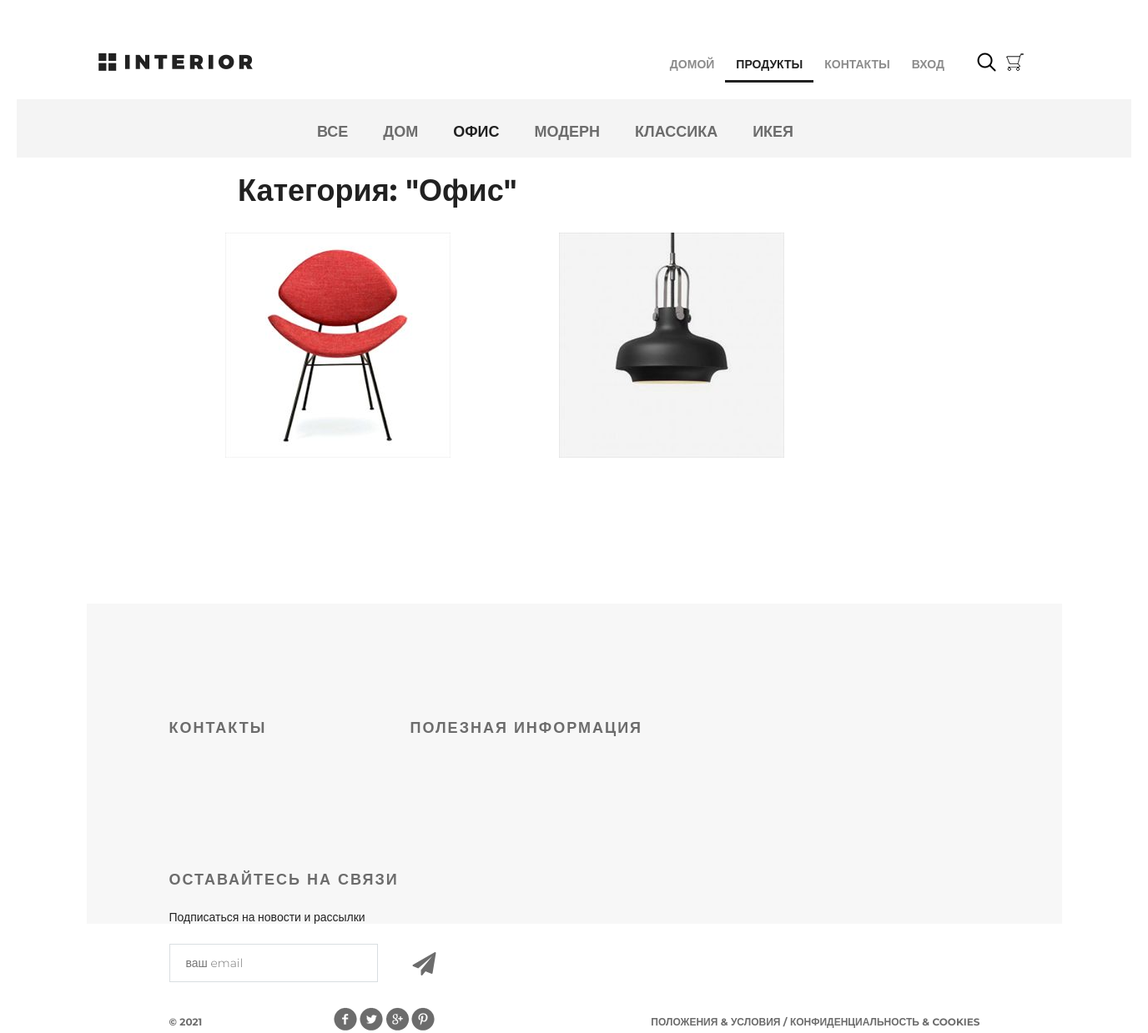
The app's page /products/2 with its own data.
### mainapp/models.py (models this page shows, shortened)
class ProductCategory(models.Model):
    name = models.CharField(max_length=64, unique=True, verbose_name='имя')
    description = models.TextField(verbose_name='Описание', blank=True)
    is_active = models.BooleanField(verbose_name='активность', default=True)

class Product(models.Model):
    category = models.ForeignKey(ProductCategory, on_delete=models.CASCADE)
    name = models.CharField(max_length=128, verbose_name='Имя')
    image = models.ImageField(upload_to='products_images', blank=True)
    short = models.CharField(max_length=64, verbose_name='Краткое описание', blank=True)
    description = models.TextField(verbose_name='Описание', blank=True)
    price = models.DecimalField(verbose_name='Цена', max_digits=8, decimal_places=2, default=0)
    quantity = models.PositiveSmallIntegerField(verbose_name='Количество на складе', default=0)
    is_active = models.BooleanField(verbose_name='активность', default=True)

### mainapp/views.py (the view, shortened to what this page needs)
# urls.py: path('products/', include('mainapp.urls', namespace='products')),
def products(request, pk=None):
    links_menu = ProductCategory.objects.all()
    if pk is not None:
        if pk == 0:
            products_list = Product.objects.all().order_by('price')
            category_item = {'name': 'Все', 'pk': 0}
        else:
            category_item = get_object_or_404(ProductCategory, pk=pk)
            products_list = Product.objects.filter(category=category_item)
        content = {
            'title': 'Товары',
            'links_menu': links_menu,
            'products': products_list,
            'category': category_item,
        }
        return render(request, 'mainapp/products_list.html', content)

### mainapp/context_processors.py (called while the page is built)
def basket(request):
    basket_list = []
    if request.user.is_authenticated:
        basket_list = Basket.objects.filter(user=request.user)
    return {
        'basket': basket_list
    }

### mainapp/templates/mainapp/products_list.html (shortened to what this page needs)
{% extends 'mainapp/base.html' %}
{% load static %}
{% block content %}
    <div class="hero-white">
			<div class="header clearfix">
                <a href="index.html" class="logo"></a>
                    {% include 'mainapp/includes/inc_main_menu.html'%}
            </div>
    </div>
    <div class="details">
        <div class="links clearfix">
            {% include 'mainapp/includes/inc_categories_menu.html' %}
        </div>
        <div class="products_list">
          <div class="title clearfix">
            <h2>
              Категория: "{{ category.name|title }}"
            </h2>
          </div>
          <div class="category-products clearfix">
            {% for product in products %}
              <div class="block">
                <a href="{% url 'products:product' product.pk %}">
                  <img src="/media/{{ product.image }}" alt="product">
                </a>
              </div>
        {% endfor %}
      </div>
    </div>
  </div>
  <div class="clr"></div>
{% endblock %}

### mainapp/templates/mainapp/includes/inc_categories_menu.html
<ul class="links-menu">
    <li><a href="{% url 'products:category' 0%}"
               {% if request.resolver_match.kwargs.pk == 0 %} class="active"{% endif %}>
        Все</a>
    </li>
    {% for link in links_menu %}
        <li><a href="{% url 'products:category' link.pk %}"
               {% if request.resolver_match.kwargs.pk == link.pk %} class="active"{% endif %}>{{ link.name }}</a></li>
    {% endfor %}
</ul>

### static/css/style.css (style rules this page uses)
* { margin: 0; padding: 0; }
body { font-family: 'Montserrat', sans-serif; }
html, body { height: 100%; }
.products_list { margin-left: 250px; }
.products_list a { color: #555; text-decoration: none; }
.products_list .title { margin: 20px auto; height: 50px; float: none; }
.products_list .title h2 { margin-top: 0; float: left; }
.category-products { margin-bottom: 75px; }
.category-products .block a img { float: left; }
.category-products .block { float: left; margin-right: 30px; display: block; height: 370px; width: 370px; position: relative; }
.clr { height: 384px; }
.logo { background-image: url(/static/img/logo.png); margin-top: 63px; width: 185px; height: 22px; float: left; }
.clearfix:after { content: ""; display: block; clear: both; }
.title { height: 152px; margin-right: 15px; }
.title h2 { float: left; margin-top: 118px; color: #212121; font-size: 36px; font-weight: 700; text-align: left; margin-left: 15px; }
.hero-white { background-color: #fff; height: 119px; padding-left: 98px; padding-right: 211px; position: relative; }
.links { height: 70px; background-color: #f4f4f4; position: relative; padding-left: 360px; }
.links-menu { margin: 27px auto 0px; position: absolute; }
.links-menu li { float: left; list-style-type: none; padding-right: 42px; }
.links-menu li a { text-decoration: none; color: #6c6c6c; font-size: 18px; font-weight: 700; text-transform: uppercase; }
.links-menu .active { color: #212121; font-size: 18px; font-weight: 700; }

### records on screen
ProductCategory: name "ДОМ"
ProductCategory: name "ОФИС", name "Офис"
ProductCategory: name "МОДЕРН"
ProductCategory: name "КЛАССИКА"
ProductCategory: name "ИКЕЯ"
Product: image (picture)
Product: image (picture)
